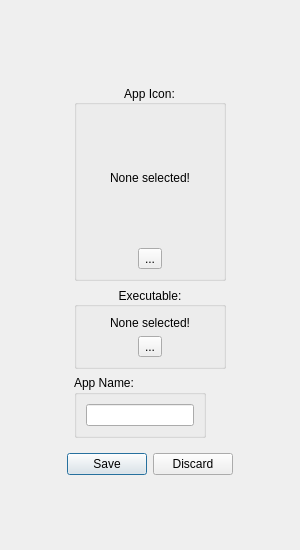
<?xml version="1.0" encoding="UTF-8"?>
<ui version="4.0">
 <class>Dialog</class>
 <widget class="QDialog" name="Dialog">
  <property name="windowModality">
   <enum>Qt::WindowModality::ApplicationModal</enum>
  </property>
  <property name="geometry">
   <rect>
    <x>0</x>
    <y>0</y>
    <width>300</width>
    <height>550</height>
   </rect>
  </property>
  <property name="minimumSize">
   <size>
    <width>300</width>
    <height>550</height>
   </size>
  </property>
  <property name="windowTitle">
   <string>Dialog</string>
  </property>
  <property name="modal">
   <bool>true</bool>
  </property>
  <layout class="QVBoxLayout" name="verticalLayout">
   <item>
    <spacer name="verticalSpacer">
     <property name="orientation">
      <enum>Qt::Orientation::Vertical</enum>
     </property>
     <property name="sizeHint" stdset="0">
      <size>
       <width>20</width>
       <height>40</height>
      </size>
     </property>
    </spacer>
   </item>
   <item>
    <layout class="QHBoxLayout" name="horizontalLayout_4">
     <item>
      <widget class="QWidget" name="widget" native="true">
       <property name="sizePolicy">
        <sizepolicy hsizetype="Maximum" vsizetype="Preferred">
         <horstretch>0</horstretch>
         <verstretch>0</verstretch>
        </sizepolicy>
       </property>
       <layout class="QVBoxLayout" name="verticalLayout_5">
        <item>
         <widget class="QGroupBox" name="groupBox_2">
          <property name="sizePolicy">
           <sizepolicy hsizetype="Minimum" vsizetype="Preferred">
            <horstretch>0</horstretch>
            <verstretch>0</verstretch>
           </sizepolicy>
          </property>
          <property name="title">
           <string>App Icon:</string>
          </property>
          <property name="alignment">
           <set>Qt::AlignmentFlag::AlignCenter</set>
          </property>
          <layout class="QVBoxLayout" name="verticalLayout_2">
           <item>
            <layout class="QHBoxLayout" name="horizontalLayout_3">
             <item>
              <widget class="QLabel" name="icon">
               <property name="sizePolicy">
                <sizepolicy hsizetype="Fixed" vsizetype="Fixed">
                 <horstretch>0</horstretch>
                 <verstretch>0</verstretch>
                </sizepolicy>
               </property>
               <property name="minimumSize">
                <size>
                 <width>128</width>
                 <height>128</height>
                </size>
               </property>
               <property name="maximumSize">
                <size>
                 <width>128</width>
                 <height>128</height>
                </size>
               </property>
               <property name="frameShape">
                <enum>QFrame::Shape::NoFrame</enum>
               </property>
               <property name="frameShadow">
                <enum>QFrame::Shadow::Plain</enum>
               </property>
               <property name="text">
                <string>None selected!</string>
               </property>
               <property name="alignment">
                <set>Qt::AlignmentFlag::AlignCenter</set>
               </property>
              </widget>
             </item>
            </layout>
           </item>
           <item>
            <layout class="QHBoxLayout" name="horizontalLayout_2">
             <item>
              <widget class="QToolButton" name="toolButton_2">
               <property name="text">
                <string>...</string>
               </property>
               <property name="icon">
                <iconset theme="QIcon::ThemeIcon::DocumentOpen"/>
               </property>
              </widget>
             </item>
            </layout>
           </item>
          </layout>
         </widget>
        </item>
        <item>
         <widget class="QGroupBox" name="groupBox">
          <property name="sizePolicy">
           <sizepolicy hsizetype="Minimum" vsizetype="Preferred">
            <horstretch>0</horstretch>
            <verstretch>0</verstretch>
           </sizepolicy>
          </property>
          <property name="title">
           <string>Executable:</string>
          </property>
          <property name="alignment">
           <set>Qt::AlignmentFlag::AlignCenter</set>
          </property>
          <layout class="QVBoxLayout" name="verticalLayout_3">
           <item>
            <widget class="QLabel" name="executable">
             <property name="text">
              <string>None selected!</string>
             </property>
             <property name="alignment">
              <set>Qt::AlignmentFlag::AlignCenter</set>
             </property>
            </widget>
           </item>
           <item>
            <layout class="QHBoxLayout" name="horizontalLayout">
             <item>
              <widget class="QToolButton" name="toolButton_3">
               <property name="text">
                <string>...</string>
               </property>
               <property name="icon">
                <iconset theme="QIcon::ThemeIcon::DocumentOpen"/>
               </property>
              </widget>
             </item>
            </layout>
           </item>
          </layout>
         </widget>
        </item>
        <item>
         <widget class="QGroupBox" name="groupBox_3">
          <property name="sizePolicy">
           <sizepolicy hsizetype="Maximum" vsizetype="Preferred">
            <horstretch>0</horstretch>
            <verstretch>0</verstretch>
           </sizepolicy>
          </property>
          <property name="title">
           <string>App Name:</string>
          </property>
          <layout class="QVBoxLayout" name="verticalLayout_4">
           <item>
            <widget class="QLineEdit" name="lineEdit"/>
           </item>
          </layout>
         </widget>
        </item>
       </layout>
      </widget>
     </item>
    </layout>
   </item>
   <item>
    <widget class="QDialogButtonBox" name="buttonBox">
     <property name="orientation">
      <enum>Qt::Orientation::Horizontal</enum>
     </property>
     <property name="standardButtons">
      <set>QDialogButtonBox::StandardButton::Discard|QDialogButtonBox::StandardButton::Save</set>
     </property>
     <property name="centerButtons">
      <bool>true</bool>
     </property>
    </widget>
   </item>
   <item>
    <spacer name="verticalSpacer_2">
     <property name="orientation">
      <enum>Qt::Orientation::Vertical</enum>
     </property>
     <property name="sizeHint" stdset="0">
      <size>
       <width>20</width>
       <height>40</height>
      </size>
     </property>
    </spacer>
   </item>
  </layout>
 </widget>
 <resources/>
 <connections/>
</ui>
